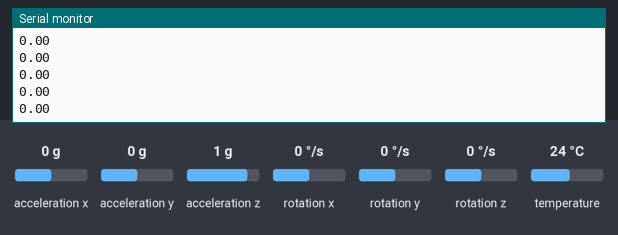
A sketch run on a simulated ESP32. Shown: the last lines printed to the serial monitor. The test bench sets the inputs (shaded band); at power-on: rotation y 0 °/s, acceleration x 0 g, acceleration y 0 g, acceleration z 1 g, rotation x 0 °/s, rotation z 0 °/s, temperature 24 °C.

Above: at 1.3 s.
1.4 s: rotation y set to -192 °/s
At 1.44 s:
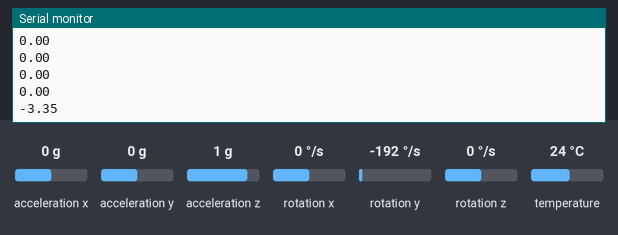
2.9 s: rotation y set to -100 °/s
At 2.97 s:
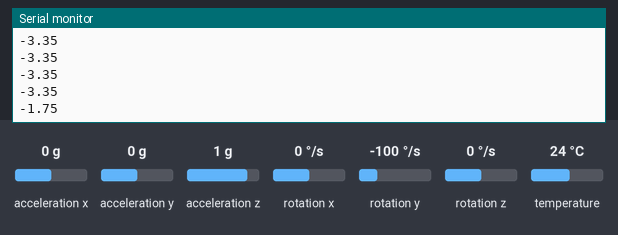
Timing chart, 0 to 5.9 s (numbered marks = the images above; inputs shaded):
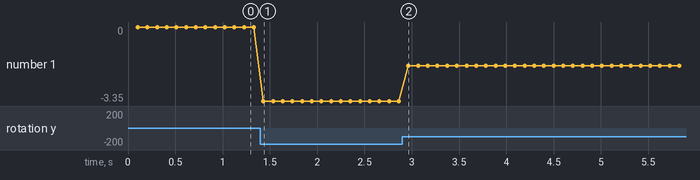

Measured:
- after the input at 1.4 s, the serial monitor: prints a new line at once (image 1)
- after the input at 2.9 s, the serial monitor: prints a new line after 0.07 s (image 2)
- plotted number 1: 0 → -3.35 after the input at 1.4 s, -3.35 → -1.75 after the input at 2.9 s

The sketch:

arduino-esp32.ino
```cpp
#include <Adafruit_MPU6050.h>
#include <Adafruit_Sensor.h>
#include <Wire.h>

Adafruit_MPU6050 mpu;

sensors_event_t a, g, temp;

void setup(void) {
  Serial.begin(115200);

  if (!mpu.begin()) {
    Serial.println("Failed to find MPU6050 chip");
    while (1) {
      delay(10);
    }
  }
  Serial.println("MPU6050 Found!");
  mpu.setGyroRange(MPU6050_RANGE_250_DEG);

  Serial.println("");
  delay(100);
}

void loop() {
  mpu.getEvent(&a, &g, &temp);

  // Serial.print("AccelX:");
  // Serial.print(a.acceleration.x);
  // Serial.print(",");
  // Serial.print("AccelY:");
  // Serial.print(a.acceleration.y);
  // Serial.print(",");
  // Serial.print("AccelZ:");
  // Serial.print(a.acceleration.z);
  // Serial.print(", ");
  // Serial.print("GyroX:");
  // Serial.print(g.gyro.x);
  // Serial.print(",");
  //Serial.print("GyroY:");
  Serial.println(g.gyro.y);
  // Serial.print(",");
  // Serial.print("GyroZ:");
  // Serial.print(g.gyro.z);
  // Serial.println("");

  delay(100);
}
```
